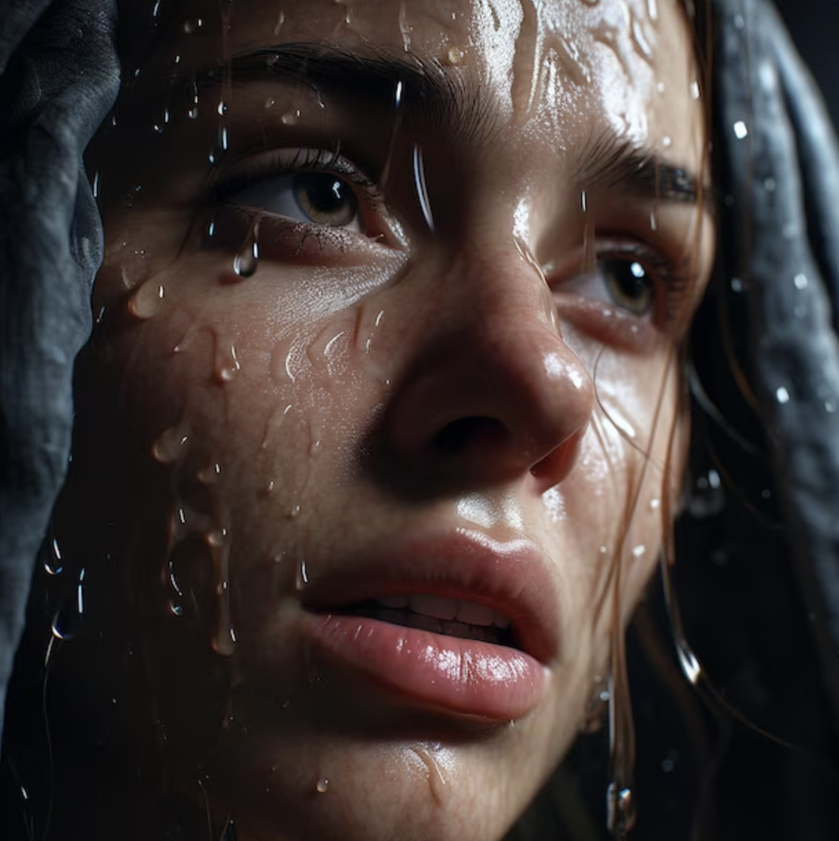
#> input picture cry-woman.png, 839 x 841 px, shrunk from 1216 x 1218 before the run, found by its file name
$ python 12_bileteral_blur.py
#> lines starting #> are read from the running program, lines starting #| are printed output that depends on the picture
# BILETARAL FILTER

import cv2 as cv
import numpy as np

src = cv.imread("/Users/krtdnc/Desktop/Miuul/OpenCV/cry-woman.png")
#> src is the input picture: shape (841, 839, 3); mean B, G, R 52.3, 54.3, 63.5
cv.namedWindow("input", cv.WINDOW_AUTOSIZE)
cv.imshow("input", src)
cv.waitKey(1)

h, w = src.shape[:2]
#> h = 841; w = 839

dst = cv.bilateralFilter(src, 0, 100, 20)
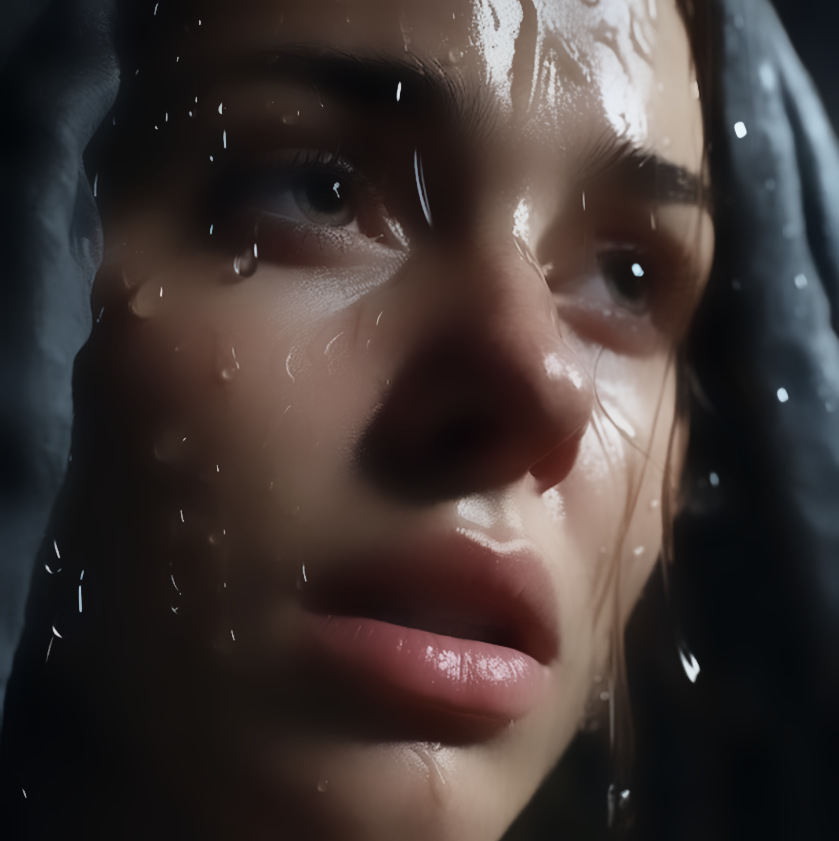
#> dst: shape (841, 839, 3); mean B, G, R 51.8, 53.8, 63

result = np.zeros([h, w*2, 3], dtype=src.dtype)
result[0:h, 0:w, :] = src
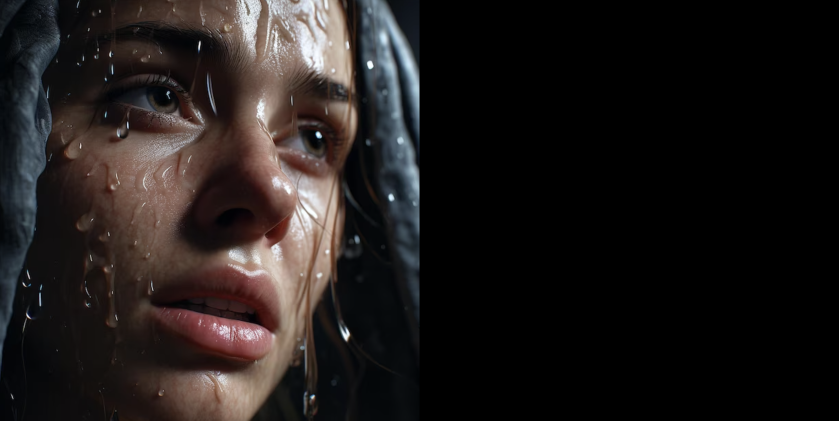
#> result: shape (841, 1678, 3) (shown at 1/2 size); mean B, G, R 26.2, 27.2, 31.8
result[0:h, w:2*w, :] = dst
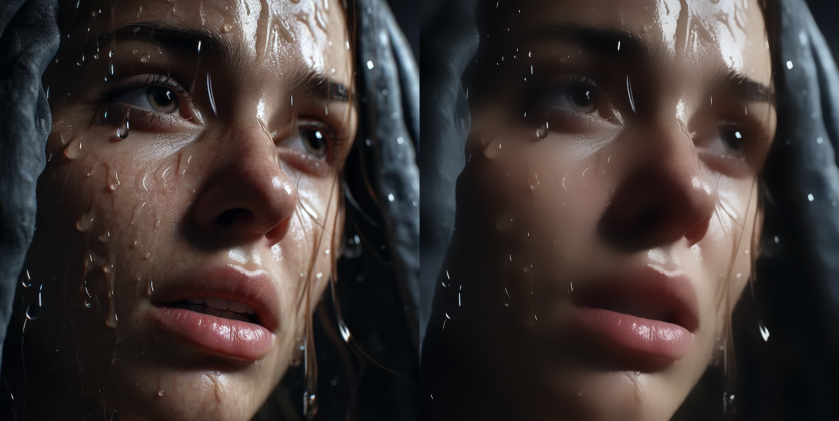
#> result: shape (841, 1678, 3) (shown at 1/2 size); mean B, G, R 52.1, 54.1, 63.3

cv.imshow("result", result)
cv.waitKey(1)
